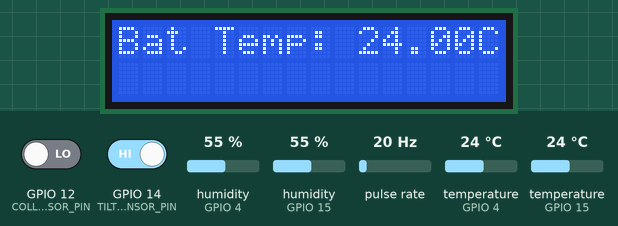
This sketch was run on a simulated ESP32. On the bench: 16×2 character LCD. Wiring (inferred from the names in the program): pulse sensor: data GPIO 2. The test bench sets the inputs (shaded band); at power-on: GPIO 14 (TILT_SENSOR_PIN) HIGH, pulse rate 20 Hz, temperature (sensors on GPIO 4, GPIO 15) 24 °C, GPIO 12 (COLLISION_SENSOR_PIN) LOW, humidity (sensors on GPIO 4, GPIO 15) 55 %. WiFi joins after 1.5 s; servers stay silent unless stated; uploads are accepted with an empty reply; storage starts empty; the modem accepts every AT command (registered, SIM ready, sends succeed) and sends nothing else; what the sketch prints to the serial monitor is not drawn.

Above: at 12.8 s.
12.9 s: GPIO 14 (TILT_SENSOR_PIN) driven LOW
At 21.7 s:
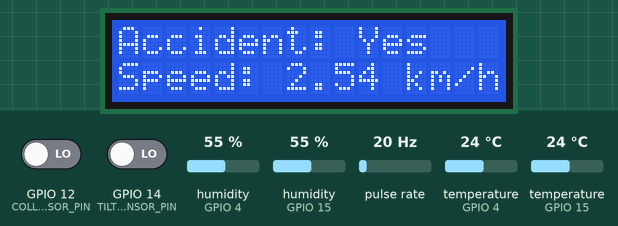
21.9 s: pulse rate (sensor on GPIO 2) set to 4 Hz
At 28.9 s:
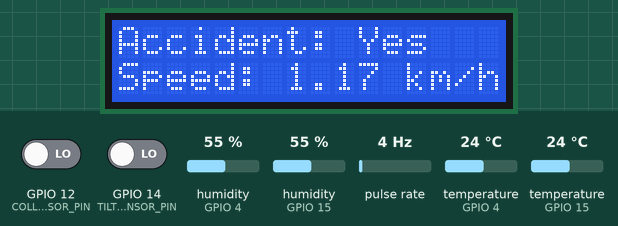
30.9 s: temperature (sensor on GPIO 4) set to 12 °C
At 33.0 s:
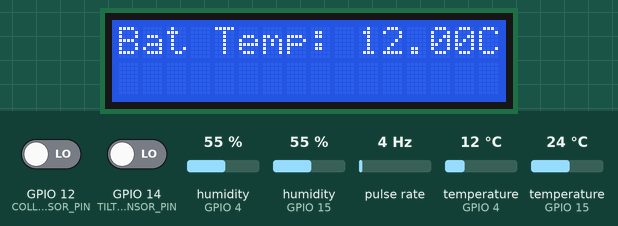
35.4 s: temperature (sensor on GPIO 15) set to 12 °C
At 43.3 s:
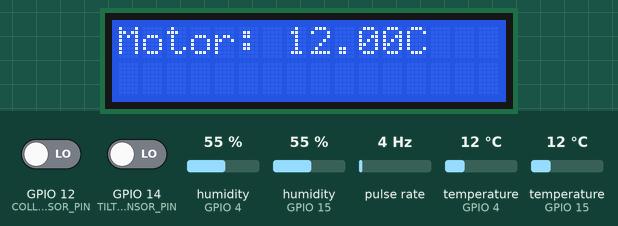
43.7 s: pulse rate (sensor on GPIO 2) set to 50 Hz
At 48.0 s:
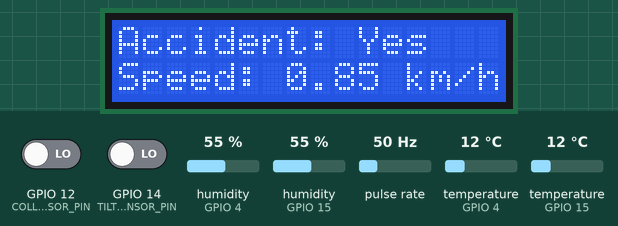
50.0 s: temperature (sensor on GPIO 4) set to 19 °C
At 52.1 s:
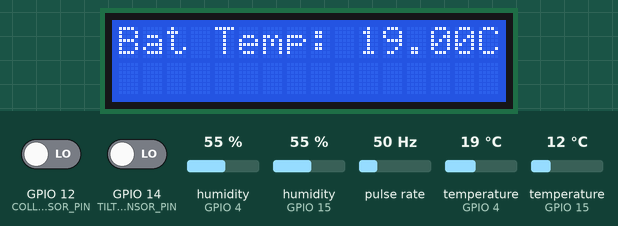
Timing chart, 0 to 53.6 s (numbered marks = the images above; inputs shaded):
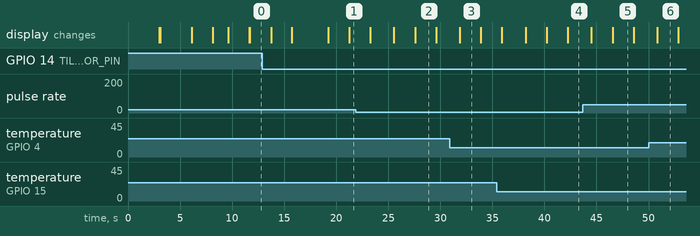

The sketch:

FinalProjectCodeFullEsp32.ino
```cpp
#include <Wire.h>
#include <LiquidCrystal_I2C.h>
#include <DHT.h>
#include <SD.h>
#include <WiFi.h>
#include <HTTPClient.h>

// Pin Definitions
#define DHTPIN1 4                // GPIO pin for the first DHT11 (ambient temperature)
#define DHTPIN2 15               // GPIO pin for the second DHT11 (motor temperature)
#define SPEED_SENSOR_PIN 2       // GPIO pin for Speed Sensor (D0 output of LM393)
#define SD_CS 5                  // GPIO pin for SD card CS
#define COLLISION_SENSOR_PIN 12   // GPIO pin for collision detection
#define TILT_SENSOR_PIN 14      // GPIO pin for tilt sensor
#define DHTTYPE DHT11            // DHT sensor type

// Constants for Speed Calculation
#define PULSES_PER_REVOLUTION 20 // Number of pulses per full revolution of the wheel
#define WHEEL_DIAMETER_CM 3      // Diameter of the wheel in cm
#define WHEEL_DIAMETER_METERS (WHEEL_DIAMETER_CM / 100.0)  // Convert diameter to meters
#define WHEEL_CIRCUMFERENCE_METERS (PI * WHEEL_DIAMETER_METERS) // Circumference in meters

// DHT Sensors
DHT dht1(DHTPIN1, DHTTYPE);  // First DHT11 (ambient)
DHT dht2(DHTPIN2, DHTTYPE);  // Second DHT11 (motor)

// SD Card
const int chipSelect = SD_CS;

// Wi-Fi and Google Sheets URL
const char* ssid = "Virus";          // Replace with your Wi-Fi network name
const char* password = "Devendra@9625";  // Replace with your Wi-Fi password
const char* googleSheetsURL = "https://script.google.com/macros/s/AKfycbx6Xdm7nlp7SQRdsAejewPAPXm4OaT6O4QWm8F8vnkwyoOWEShM7eArQzfEbloN5WBr/exec";  // Replace with your Google Sheets web app URL

// I2C LCD
LiquidCrystal_I2C lcd(0x27, 16, 2);

// Tilt Sensor
bool accidentDetected = false;  // To track accident detection
bool switchStatePrevious = HIGH;  // Track the previous state of the tilt sensor

// Timing control
unsigned long previousMillis = 0;
const long interval = 5000; // Total cycle time (5 seconds)

// Speed Sensor
volatile int pulseCount = 0;   // Number of pulses detected
unsigned long lastPulseTime = 0;
float speedRPM = 0.0;  // Speed in RPM
float speedKMH = 0.0; // Speed in km/h

// Function prototypes
void sendSMS(String message);
void IRAM_ATTR pulseCounter();  // Add declaration of the pulseCounter function

void setup() {
  // Initialize Serial Monitor
  Serial.begin(115200);

  // Initialize A9G module
  Serial2.begin(115200, SERIAL_8N1, 16, 17);  // Use pins 16 (RX2) and 17 (TX2)
  delay(2000);

  // Set SMS text mode
  Serial2.println("AT+CMGF=1");
  delay(1000);

  // Initialize I2C LCD
  lcd.begin();
  lcd.clear();
  lcd.setCursor(0, 0);
  lcd.print("Data Logger");
  lcd.setCursor(0, 1);
  lcd.print("Project");
  delay(3000); // Display heading for 3 seconds
  lcd.clear();

  // Initialize DHT sensors
  dht1.begin();  // Ambient
  dht2.begin();  // Motor

  // Initialize SD card
  if (!SD.begin(chipSelect)) {
    Serial.println("SD card initialization failed!");
    lcd.setCursor(0, 0);
    lcd.print("SD Init Failed!");
    return;
  }
  Serial.println("SD card initialized.");
  lcd.setCursor(0, 0);
  lcd.print("SD Initialized");
  delay(2000);
  lcd.clear();

  // Initialize Wi-Fi
  WiFi.begin(ssid, password);
  while (WiFi.status() != WL_CONNECTED) {
    delay(500);
    Serial.print(".");
  }
  Serial.println();
  Serial.println("Connected to Wi-Fi.");
  lcd.setCursor(0, 0);
  lcd.print("Wi-Fi Connected");
  delay(2000);
  lcd.clear();

  // Initialize Switch Pins
  pinMode(COLLISION_SENSOR_PIN, INPUT);  // Collision sensor
  pinMode(TILT_SENSOR_PIN, INPUT);        // Tilt sensor

  // Initialize Speed Sensor
  pinMode(SPEED_SENSOR_PIN, INPUT_PULLUP);
  attachInterrupt(digitalPinToInterrupt(SPEED_SENSOR_PIN), pulseCounter, FALLING);  // Attach the pulseCounter interrupt
}

void loop() {
  unsigned long currentMillis = millis();

  // Read ambient DHT11 sensor
  float ambientTemperature = dht1.readTemperature();

  // Read motor DHT11 sensor
  float motorTemperature = dht2.readTemperature();

  // Check if any reads failed
  if (isnan(ambientTemperature) || isnan(motorTemperature)) {
    Serial.println("Failed to read from DHT sensor!");
    return;
  }

  // Read the state of the collision sensor
  int collisionState = digitalRead(COLLISION_SENSOR_PIN);

  // Check for accident detection (using a digital tilt sensor)
  int tiltState = digitalRead(TILT_SENSOR_PIN);
  if (tiltState == LOW && switchStatePrevious == HIGH) {
    accidentDetected = true;  // Accident detected
    String messageToSend = "Accident Detected! Location: Unknown";  // Message to be sent via SMS
    sendSMS(messageToSend);  // Send SMS
  }
  switchStatePrevious = tiltState; // Update the previous state

  if (currentMillis - previousMillis >= interval) {
    // Calculate speed in RPM
    noInterrupts();
    int pulses = pulseCount;
    pulseCount = 0;
    interrupts();

    speedRPM = (pulses / (float)PULSES_PER_REVOLUTION) * 60.0; // Convert to RPM

    // Convert RPM to km/h
    speedKMH = (speedRPM * WHEEL_CIRCUMFERENCE_METERS * 60) / 1000; // Convert to km/h

    // Display ambient temperature
    lcd.clear();
    lcd.setCursor(0, 0);
    lcd.print("Bat Temp: " + String(ambientTemperature) + "C");
    delay(2000); // Display for 2 seconds

    // Display accident status and speed
    lcd.clear();
    lcd.setCursor(0, 0);
    lcd.print("Accident: " + String(accidentDetected ? "Yes" : "No"));
    lcd.setCursor(0, 1);
    lcd.print("Speed: " + String(speedKMH) + " km/h");
    delay(2000); // Display for 2 seconds

    // Display motor temperature
    lcd.clear();
    lcd.setCursor(0, 0);
    lcd.print("Motor: " + String(motorTemperature) + "C");
    delay(2000); // Display motor temperature for 2 seconds

    // Log to SD card and Google Sheets
    logData(ambientTemperature, motorTemperature, accidentDetected, collisionState, speedKMH);

    previousMillis = currentMillis;
  }
}

void logData(float ambientTemp, float motorTemp, bool accident, int collision, float speed) {
  // Log data to SD card
  File dataFile = SD.open("datalog.txt", FILE_WRITE);
  if (dataFile) {
    dataFile.print("Bat Temp: ");
    dataFile.print(ambientTemp);
    dataFile.print(", Motor Temp: ");
    dataFile.print(motorTemp);
    dataFile.print(", Accident: ");
    dataFile.print(accident ? "Yes" : "No");
    dataFile.print(", Collision: ");
    dataFile.print(collision == HIGH ? "No" : "Yes");
    dataFile.print(", Speed (km/h): ");
    dataFile.println(speed);
    dataFile.close();
  } else {
    Serial.println("Error opening datalog.txt");
  }

  // Log data to Google Sheets via HTTP POST request
  if (WiFi.status() == WL_CONNECTED) {
    HTTPClient http;
    http.begin(googleSheetsURL);
    http.addHeader("Content-Type", "application/x-www-form-urlencoded");

    String postData = "ambientTemp=" + String(ambientTemp) +
                      "&motorTemp=" + String(motorTemp) +
                      "&accident=" + String(accident ? "Yes" : "No") +
                      "&collision=" + String(collision == HIGH ? "No" : "Yes") +
                      "&speed=" + String(speed);

    int httpResponseCode = http.POST(postData);

    if (httpResponseCode > 0) {
      Serial.println("Data sent to Google Sheets successfully.");
    } else {
      Serial.println("Error sending data to Google Sheets.");
    }

    http.end();
  }
}

void sendSMS(String message) {
  Serial2.print("AT+CMGS=\"+919604263692\"\r");  // Replace with your phone number
  delay(100);
  Serial2.print(message);
  delay(100);
  Serial2.write(26); // Send Ctrl+Z to indicate the end of the message
  delay(1000);  // Wait for the message to be sent
}

void IRAM_ATTR pulseCounter() {
  pulseCount++;
}
```

Measured:
- what the display in image 2 shows lasts 2.0 s, from 27.6 s to 29.6 s
